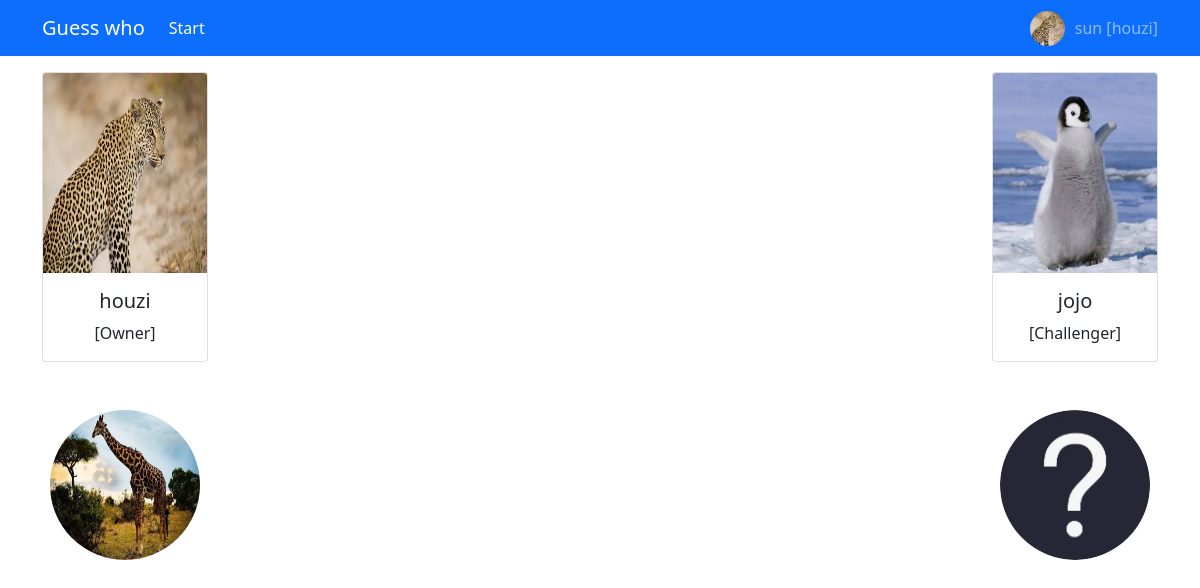
The app's page /play/room/1/ (signed in) with its own data.
### application/models.py (models this page shows, shortened)
class User(UserMixin, db.Model):
    id = Column(Integer, primary_key=True)
    username = Column(String(128), nullable=False, unique=True)
    nickname = Column(String(128), default='', comment='nickname')
    _avatar = Column(
        'avatar',
        String(64),
        default='avatar/_default.jpg',
        comment='avatar'
    )
    role = db.Column(db.Enum('admin', 'simpleuser'), nullable=False, default='simpleuser')
    password = Column(String(128), nullable=False)
    @property
    def avatar(self):
        return url_for('static', filename=self._avatar)
    @avatar.setter
    def avatar(self, file):
        if file and isinstance(file, FileStorage):
            ext_name = file.headers['Content-Type'].split('/')[1]
            avatar_name = f'avatar/{self.username}.{ext_name}'
            file.save(Path(current_app.static_folder) / avatar_name)
            self._avatar = avatar_name
    @staticmethod
    @login_manager.user_loader
    def loader_user(user_id):
        return User.query.get(user_id)

### application/views/play.py (the view, shortened to what this page needs)
@bp.route('/room/<int:id>/')
@login_required
def entry_room_view(id):
    room = Room.query.get(id)
    if not room:
        return redirect(url_for('.create_room_view'))
    if room.owner == current_user:
        return render_template('play_room.html', room=room)

### application/models.py (called while the page is built)
    @property
    def owner_lurk_src(self):
        for target in self.resource:
            if int(target['id']) == self.owner_lurk:
                return url_for('static', filename=target['name'])

    @property
    def resource(self):
        return json.loads(self._resource) if self._resource else None

### application/views/play.py (called while the page is built)
@bp.before_request
def before():
    if Resource.query.count() < 9:
        return redirect(url_for('uploads.index_view'))

### application/templates/play_room.html (shortened to what this page needs)
{% extends 'play_base.html' %}
{% block body %}
    <div class="row">
        <div class="col col-lg-2 text-center" id="ownerInfo">
            {% include '_owner_join.html' %}
        </div>
        <div class="col col-lg-8"></div>
        <div class="col col-lg-2 text-center" id="guestInfo">
            {% include '_guest_join.html' %}
        </div>
    </div>
{% endblock %}

### application/templates/base.html (shortened to what this page needs)
{% from 'bootstrap4/utils.html' import render_messages %}
<html>
<head>
    <link rel="icon" href="{{ url_for('static', filename='face.jpg') }}" rel="stylesheet">
    <link href="{{ url_for('static', filename='bootstrap/css/bootstrap.min.css') }}" rel="stylesheet">
    <link href="https://cdn.bootcdn.net/ajax/libs/limonte-sweetalert2/11.4.6/sweetalert2.min.css" rel="stylesheet">
</head>
<body>
<nav class="navbar navbar-expand-lg navbar-dark bg-primary">
    <div class="container">
        <a class="navbar-brand" href="{{ url_for('dashboard.index_view') }}">Guess who</a>
        <div class="collapse navbar-collapse" id="navbarSupportedContent">
            <ul class="navbar-nav me-auto mb-2 mb-lg-0">
                <li class="nav-item">
                    <a class="nav-link active" href="{{ url_for('play.create_room_view') }}">Start</a>
                </li>
            </ul>
        </div>
        <div class="d-flex">
            <a class="personal active" href="{{ url_for('personal.index_view') }}">
                <img class="personal-avatar" src="{{ current_user.avatar }}">
                {{ current_user.username }} [{{ current_user.nickname }}]
            </a>
        </div>
    </div>
</nav>
<div class="container mt-3">
    {% block body %}{% endblock %}
</div>
</body>
</html>

### application/templates/_owner_join.html
<div class="card">
    <img src="{{ room.owner.avatar or url_for('static', filename='avatar/_guest.jpg') }}" class="card-img-top"
         style="height: 200px">
    <div class="card-body" id="guest-info">
        <h5 class="card-title">
            {{ room.owner.nickname }}
        </h5>
        <p class="card-text">[Owner]</p>
    </div>
</div>
{% if room.owner_lurk and room.owner == current_user %}
    <img src="{{ room.owner_lurk_src }}" class="mt-5 lurk">
{% else %}
    <img src="{{ url_for('static', filename='lurk.jpg') }}" class="mt-5 lurk">
{% endif %}

### application/templates/_guest_join.html
<div class="card">
    <img src="{{ room.guest.avatar or url_for('static', filename='avatar/_guest.jpg') }}" class="card-img-top"
         style="height: 200px">
    <div class="card-body" id="guest-info">
        <h5 class="card-title">
            {{ room.guest.nickname }}
        </h5>
        <p class="card-text">[Challenger]</p>
    </div>
</div>
{% if room.guest_lurk and room.guest == current_user %}
    <img src="{{ room.guest_lurk_src }}" class="mt-5 lurk">
{% else %}
    <img src="{{ url_for('static', filename='lurk.jpg') }}" class="mt-5 lurk">
{% endif %}

### application/templates/base.html (style rules this page uses)
.personal { color: rgba(255, 255, 255, .55); text-decoration: none; line-height: 35px; text-indent: 10px; }
.personal-avatar { float: left; height: 35px; width: 35px; border-radius: 50%; }

### application/templates/play_base.html (style rules this page uses)
.lurk { border-radius: 55%; width: 150px; height: 150px; }

### records on screen
User: avatar (picture), username "sun", nickname "houzi", owner (picture), owner.nickname "houzi"
User: guest (picture), guest.nickname "jojo"
